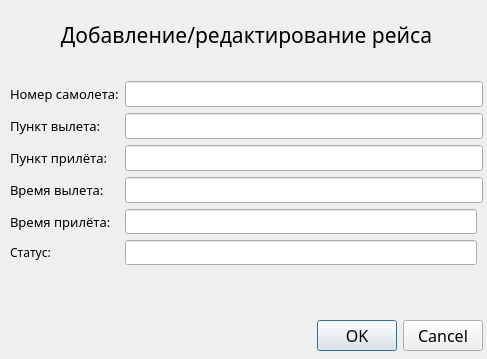
<?xml version="1.0" encoding="UTF-8"?>
<ui version="4.0">
 <class>AddRace</class>
 <widget class="QDialog" name="AddRace">
  <property name="geometry">
   <rect>
    <x>0</x>
    <y>0</y>
    <width>487</width>
    <height>359</height>
   </rect>
  </property>
  <property name="font">
   <font>
    <family>Mongolian Baiti</family>
   </font>
  </property>
  <property name="windowTitle">
   <string>Dialog</string>
  </property>
  <widget class="QWidget" name="layoutWidget">
   <property name="geometry">
    <rect>
     <x>10</x>
     <y>20</y>
     <width>473</width>
     <height>331</height>
    </rect>
   </property>
   <layout class="QGridLayout" name="gridLayout">
    <item row="2" column="0">
     <widget class="QLabel" name="number">
      <property name="font">
       <font>
        <family>Mongolian Baiti</family>
        <pointsize>10</pointsize>
       </font>
      </property>
      <property name="text">
       <string>Номер самолета:</string>
      </property>
     </widget>
    </item>
    <item row="4" column="1" colspan="2">
     <widget class="QLineEdit" name="edit_arrival">
      <property name="font">
       <font>
        <family>Mongolian Baiti</family>
        <pointsize>10</pointsize>
       </font>
      </property>
     </widget>
    </item>
    <item row="4" column="0">
     <widget class="QLabel" name="arrival">
      <property name="font">
       <font>
        <family>Mongolian Baiti</family>
        <pointsize>10</pointsize>
       </font>
      </property>
      <property name="text">
       <string>Пункт прилёта:</string>
      </property>
     </widget>
    </item>
    <item row="5" column="0">
     <widget class="QLabel" name="mark">
      <property name="font">
       <font>
        <family>Mongolian Baiti</family>
        <pointsize>10</pointsize>
       </font>
      </property>
      <property name="text">
       <string>Время вылета:</string>
      </property>
     </widget>
    </item>
    <item row="6" column="1">
     <widget class="QLineEdit" name="edit_arrival_time"/>
    </item>
    <item row="8" column="0">
     <widget class="QLabel" name="labelError">
      <property name="font">
       <font>
        <family>Mongolian Baiti</family>
        <pointsize>10</pointsize>
       </font>
      </property>
      <property name="styleSheet">
       <string notr="true">QLabel { color: rgb(240, 0, 0); }</string>
      </property>
      <property name="text">
       <string/>
      </property>
      <property name="alignment">
       <set>Qt::AlignCenter</set>
      </property>
     </widget>
    </item>
    <item row="1" column="1">
     <spacer name="verticalSpacer">
      <property name="orientation">
       <enum>Qt::Vertical</enum>
      </property>
      <property name="sizeHint" stdset="0">
       <size>
        <width>20</width>
        <height>40</height>
       </size>
      </property>
     </spacer>
    </item>
    <item row="3" column="0">
     <widget class="QLabel" name="departure">
      <property name="font">
       <font>
        <family>Mongolian Baiti</family>
        <pointsize>10</pointsize>
       </font>
      </property>
      <property name="text">
       <string>Пункт вылета:</string>
      </property>
     </widget>
    </item>
    <item row="10" column="0" colspan="3">
     <widget class="QDialogButtonBox" name="buttonBox">
      <property name="font">
       <font>
        <family>Mongolian Baiti</family>
        <pointsize>12</pointsize>
       </font>
      </property>
      <property name="standardButtons">
       <set>QDialogButtonBox::Cancel|QDialogButtonBox::Ok</set>
      </property>
     </widget>
    </item>
    <item row="3" column="1" colspan="2">
     <widget class="QLineEdit" name="edit_departure">
      <property name="font">
       <font>
        <family>Mongolian Baiti</family>
        <pointsize>10</pointsize>
       </font>
      </property>
     </widget>
    </item>
    <item row="2" column="1" colspan="2">
     <widget class="QLineEdit" name="edit_number">
      <property name="font">
       <font>
        <family>Mongolian Baiti</family>
        <pointsize>10</pointsize>
       </font>
      </property>
     </widget>
    </item>
    <item row="0" column="0" colspan="3">
     <widget class="QLabel" name="mainLabel">
      <property name="font">
       <font>
        <family>Mongolian Baiti</family>
        <pointsize>16</pointsize>
       </font>
      </property>
      <property name="text">
       <string>Добавление/редактирование рейса</string>
      </property>
      <property name="alignment">
       <set>Qt::AlignCenter</set>
      </property>
     </widget>
    </item>
    <item row="5" column="1" colspan="2">
     <widget class="QLineEdit" name="edit_departure_time">
      <property name="font">
       <font>
        <family>Mongolian Baiti</family>
        <pointsize>10</pointsize>
       </font>
      </property>
     </widget>
    </item>
    <item row="6" column="0">
     <widget class="QLabel" name="countSeats">
      <property name="font">
       <font>
        <family>Mongolian Baiti</family>
        <pointsize>10</pointsize>
       </font>
      </property>
      <property name="text">
       <string>Время прилёта:</string>
      </property>
     </widget>
    </item>
    <item row="9" column="1">
     <spacer name="verticalSpacer_2">
      <property name="orientation">
       <enum>Qt::Vertical</enum>
      </property>
      <property name="sizeHint" stdset="0">
       <size>
        <width>20</width>
        <height>40</height>
       </size>
      </property>
     </spacer>
    </item>
    <item row="7" column="0">
     <widget class="QLabel" name="label">
      <property name="text">
       <string>Статус:</string>
      </property>
     </widget>
    </item>
    <item row="7" column="1">
     <widget class="QLineEdit" name="edit_status"/>
    </item>
   </layout>
  </widget>
 </widget>
 <resources/>
 <connections>
  <connection>
   <sender>buttonBox</sender>
   <signal>accepted()</signal>
   <receiver>AddRace</receiver>
   <slot>accept()</slot>
   <hints>
    <hint type="sourcelabel">
     <x>193</x>
     <y>231</y>
    </hint>
    <hint type="destinationlabel">
     <x>193</x>
     <y>126</y>
    </hint>
   </hints>
  </connection>
  <connection>
   <sender>buttonBox</sender>
   <signal>rejected()</signal>
   <receiver>AddRace</receiver>
   <slot>reject()</slot>
   <hints>
    <hint type="sourcelabel">
     <x>193</x>
     <y>231</y>
    </hint>
    <hint type="destinationlabel">
     <x>193</x>
     <y>126</y>
    </hint>
   </hints>
  </connection>
 </connections>
</ui>
